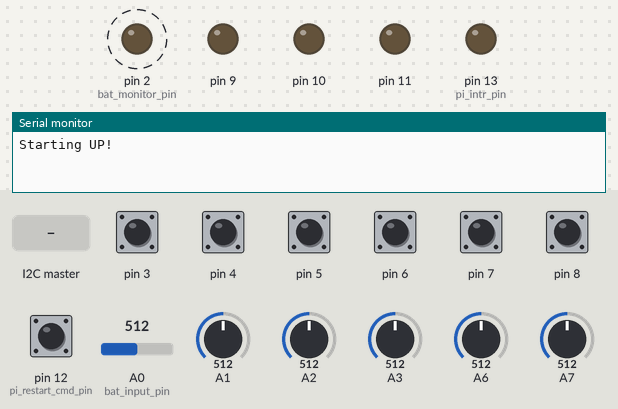
The sketch below on a simulated Arduino Nano, built with avr-gcc and run on an emulated ATmega328P. Parts: output pins drawn as LEDs (lit = HIGH), the last lines printed to the serial monitor. Dashed ring = blinking. The inputs (shaded band) are chosen by the test bench; at power-on: pin 3–8, pin 12 (pi_restart_cmd_pin) HIGH, A0 (bat_input_pin) = 512, A1 = 512, A2 = 512, A3 = 512, A6 = 512, A7 = 512.

Above: at 1.27 s.
1.3 s: the I2C master sends the byte 1
At 1.59 s:
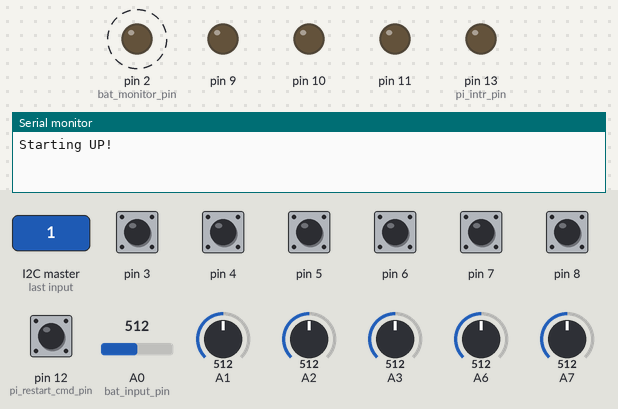
4.8 s: A0 (bat_input_pin) set to 716
At 5.7 s:
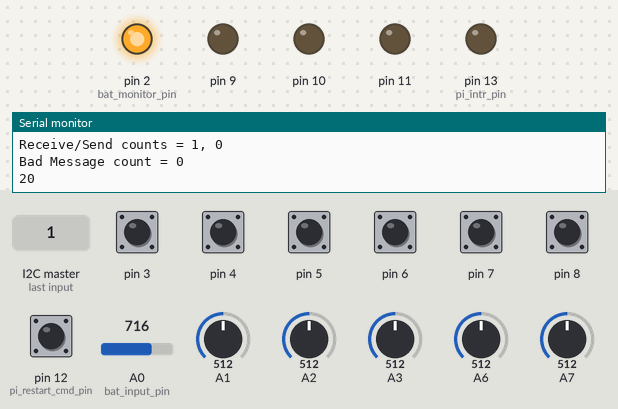
Timing chart, 0 to 7.8 s (numbered marks = the images above; inputs shaded):
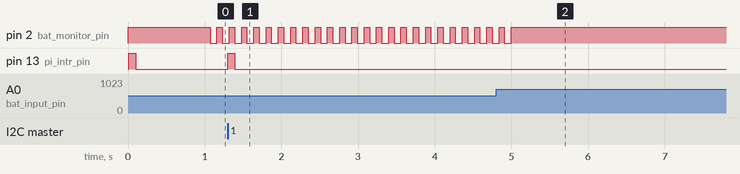

The sketch:

RobotRun.ino
```cpp
/*
 * RobotRun -- This code demostrats a basic controller for a water based robot.
 * EPIC Robotz, dlb, Feb 2021
 *
 * The configuration is assumed to be:  PC -> (wifi) -> Raspberry pi -> Ardunio -> Hardware.
 * The Raspberry Pi (pi) and the Ardunio communicate over a SPI connection.
 *
 * This code also has a battery monitor -- and will flash a warning LED if the battery
 * voltage drops below approximately 10.5 volts.
 *
 * In Addition -- this program reports status to the serial port connected to the USB of
 * the ardunio once every 5 seconds.
 *
 * Fixed Hardware Setup
 * --------------------
 * Although this code is to be used as a reference, some things probably should be left
 * alone.  Here is the "fixed" setup:
 *
 *    A0  -- Analong input battery monitor
 *    D2  -- Output LED for battery monitor
 *    A4  -- SDA to Raspberry pi (via level shifter)
 *    A5  -- SCL to Raspberry pi (via level shifter)
 *    D12 -- LED to show Raspberry comm action
 *
 * I2C Particulars
 * ---------------
 * This program response to the I2C bus like a typical device with a set of registors that
 * can be read or writen to by a master.  The arduino is the slave.  The set of registors
 * are defined in a table below.  Each address has a name according to its function.
 *
 * Table of I2C Registers
 * ----------------------
 *      Name      Addr      R/W?  Purpose/Usage
 *      --------  ----      ----  -------------   */
#define REG_SIGV     0   // RO  Device Signature/Version.  Currently: 'e'
#define REG_BAT      1   // RO  Battery Voltage (in units of 10ths of volts)
#define REG_DTME1    2   // RO  Device Time, Milliseconds, Byte 0, MSB
#define REG_DTME2    3   // RO  Device Time, Milliseconds, Byte 1
#define REG_DTME3    4   // RO  Device Time, Milliseconds, Byte 2
#define REG_DTME4    5   // RO  Device Time, Milliseconds, Byte 3, LSB
#define REG_A1       6   // RO  Voltage on pin A1, 0-255.  (Read once every 20ms)
#define REG_A2       7   // R0  Voltage on pin A2, 0-255.  (Read once every 20ms)
#define REG_A3       8   // R0  Voltage on pin A3, 0-255.  (Read once every 20ms)
#define REG_A6       9   // R0  Voltage on pin A6, 0-255.  (Read once every 20ms)
#define REG_A7      10   // R0  Voltage on pin A7, 0-255.  (Read once every 20ms)
#define REG_SI      11   // R0  Sensor Inputs, 8 bits maped as: D12, 0, D8, D7, D6, D5, D4, D3
#define REG_SC      12   // RO  Sensor Chages, 8 bits maped as: D12, 0, D8, D7, D6, D5, D4, D3
#define REG_SCC     13   // RW  Sensor Change Clear: 0=clear, 1=keep for each bit.
#define REG_PWM9    14   // RW  PWM Output on D9: 0-255
#define REG_PWM10   15   // RW  PWM Output on D10: 0-255
#define REG_PWM11   16   // RW  PWM Output on D11: 0-255
#define REG_XXX0    17   // RW  Spare 1
#define REG_XXX1    18   // RW  Spare 2
#define REG_XXX2    19   // RW  Spare 3
#define REG_LAST    19   // ** Last Registor
#define REG_RW0     13   // ** First Registor where writing is allowed.

#include <Wire.h>

int ardunio_ic2_addr = 0x8;  // Sets the address of this arduino for the RPi to access
int bat_input_pin = A0;
int bat_monitor_pin = 2;
int pi_restart_cmd_pin = 12;   // Signal from PI to restart
int pi_intr_pin = 13;

volatile long timenext;
volatile long timenow;
volatile long timelastcomm;
volatile float batvolts = 12.0;
volatile byte regs[20];
volatile int regaddr = 0;
volatile long sendcnt = 0;
volatile long reccnt = 0;
volatile long badmsgcount = 0;

// --------------------------------------------------------------------
// setup()
// Called on startup by the "os".
void setup() {
  pinMode(bat_monitor_pin, OUTPUT);
  pinMode(pi_intr_pin, OUTPUT);
  pinMode(3, INPUT_PULLUP);
  pinMode(4, INPUT_PULLUP);
  pinMode(5, INPUT_PULLUP);
  pinMode(6, INPUT_PULLUP);
  pinMode(7, INPUT_PULLUP);
  pinMode(8, INPUT_PULLUP);
  pinMode(9, OUTPUT);
  pinMode(10, OUTPUT);
  pinMode(11, OUTPUT);
  pinMode(pi_restart_cmd_pin, INPUT_PULLUP);
  analogWrite(9, 0);
  analogWrite(10, 0);
  analogWrite(11, 0);
  digitalWrite(bat_monitor_pin, HIGH);
  digitalWrite(pi_intr_pin, LOW);
  Wire.begin(ardunio_ic2_addr);
  Wire.onReceive(receivePiCmd);
  Wire.onRequest(sendPiData);
  timenext = millis() + 10;
  Serial.begin(115200);
  Serial.println("");
  Serial.println("Starting UP! ");
  Serial.println("");
}

// --------------------------------------------------------------------
// loop()
// Here is the main loop function that is repeatedly called by the "os".  Here, we use
// a time-share approach to run each task.  This loop calls each task once every 10msec.
// This means there cannot be any "blocking", and each task must return as fast as possible.
void loop() {
  timenow = millis();
  if (timenow < timenext) return;
  timenext += 10;
  monitor_battery();
  monitor_inputs();
  report_status();
  pi_comm();
  pi_restart();
}

// --------------------------------------------------------------------
// receivePiCmd()
// This is a callback from the I2C lib when the arduino receives data from the RPi.
void receivePiCmd(int msglen) {
  timelastcomm = millis();
  reccnt++;
  if (msglen == 1) {
    regaddr = Wire.read();
    if (regaddr < 0 || regaddr > REG_LAST) {
      badmsgcount++;
      regaddr = 0;
    }
    return;
  }
  if (msglen != 2) {
    badmsgcount++;
    return;
  }
  regaddr = Wire.read();
  int dat = Wire.read();
  if (regaddr < 0 || regaddr > REG_LAST) {
    badmsgcount++;
    return;
  }
  if (regaddr < REG_RW0) {
    // Trying to write into a read only reg.  Ignore this.
    return;
  }
  if (regaddr == REG_SCC) {
    // Special processing for clearing the change registor.
    regs[REG_SC] = regs[REG_SC] & dat;
  }
  if (regaddr == REG_PWM9) {
    analogWrite(9, dat);
  }
  if (regaddr == REG_PWM10) {
    analogWrite(10, dat);
  }
  if (regaddr == REG_PWM11) {
    analogWrite(11, dat);
  }
  regs[regaddr] = dat;
}

// --------------------------------------------------------------------
// pi_restart()
// Here, we monitor the pi restart signal.  This signal is sent
// on a digital input to inform us that something is very wrong
// with the I2C bus (on our side), and we must fix it by restarting.
long tme_rst_past = 0;
void pi_restart() {
    if (digitalRead(pi_restart_cmd_pin) == LOW) {
      if (timenow - tme_rst_past > 5000) {
        tme_rst_past = timenow;
          Serial.println("*** Restart command detected from RPi,");
          Serial.println("*** (Not implimented here yet.");
      }
    }
}

// --------------------------------------------------------------------
// sendPiData()
// This is a callback from the I2C lib when the arduino has been commanded
// by the RPi to send data back.  The register number of the data to send was
// previously communicated on a receive command, and is stored in regaddr.
volatile byte timesend[4];
void sendPiData() {
  sendcnt++;
  if (regaddr == REG_SIGV) {Wire.write('e'); return; }
  if (regaddr == REG_BAT) {
    int i = batvolts * 10;
    Wire.write(i);
    return;
  }
  if (regaddr == REG_DTME1) {
    long ttfix = millis();
    timesend[0] = ((byte *)&ttfix)[0];
    timesend[1] = ((byte *)&ttfix)[1];
    timesend[2] = ((byte *)&ttfix)[2];
    timesend[3] = ((byte *)&ttfix)[3];
  }
  if (regaddr >= REG_DTME1 && regaddr <= REG_DTME4) {
    Wire.write(timesend[regaddr - REG_DTME1]);
    delayMicroseconds(10);  // For some reason, this makes it work reliably.
    return;
  }
  Wire.write(regs[regaddr]);
  delayMicroseconds(10); // For some reason, this makes it work reliably.
}

// --------------------------------------------------------------------
// pi_comm()
// Casues a LED to blink at a human readable rate when communication
// happens between the RPi and the Arduino.
int comcount = 0;
void pi_comm() {
  if (timenow - timelastcomm > 200) {
    digitalWrite(pi_intr_pin, LOW);
    comcount = 0;
    return;
  }
  comcount += 1;
  if (comcount > 20) {
    comcount = 0;
  }
  if (comcount < 10) {
    digitalWrite(pi_intr_pin, HIGH);
  } else {
    digitalWrite(pi_intr_pin, LOW);
  }
}

// --------------------------------------------------------------------
// monitor_battery()
// Monitors the battery voltage and blinks a LED if the voltage falls
// below a threshold.  Increases the blinking rate as the voltage drops.
int batcount = 0;
int batblink = 0;
int battopcount = 10;
void monitor_battery() {
  batcount += 1;
  if (batcount >= 100) {
    // Read the voltage once every second...
    batcount = 0;
    int bv = analogRead(bat_input_pin);  // Requires about .1 ms to read.
    batvolts = bv * 16.0 / 1024.0;  // Where 15.92 = Full range in volts
  }
  if (batvolts > 10.5) {
    digitalWrite(bat_monitor_pin, HIGH);
    batblink = 0;
  } else {
    if (batblink >= battopcount) batblink = 0;
    if (batblink == 0) {
      // Calculate blink rate...
      float v = batvolts - 9.0;
      if (v < 0.0) v = 0.0;
      if (v > 1.5) v = 1.5;
      battopcount = (v * 200.0) + 16;
    }
    batblink += 1;
    if (batvolts < 9.5) {
      if (batblink < 8) {
        digitalWrite(bat_monitor_pin, HIGH);
      } else {
        digitalWrite(bat_monitor_pin, LOW);
      }
    } else {
      if (batblink < 10) {
        digitalWrite(bat_monitor_pin, LOW);
      } else {
        digitalWrite(bat_monitor_pin, HIGH);
      }
    }
  }
}

// --------------------------------------------------------------------
// read_digital_inputs()
// Reads the input pins, and assembles the IO Byte: [0, 0, D8, D7, D6, D5, D4, D3]
byte read_digital_inputs() {
  byte v = 0;
  for (int ireg = 8; ireg >= 3; ireg--) {
    if (digitalRead(ireg) == HIGH) {
      v = ((v << 1) & 0xFE) | 0x00;
    } else {
      v = ((v << 1) & 0xFE) | 0x01;
    }
  }
  if (digitalRead(pi_restart_cmd_pin) == HIGH) v = v | 0x80;
  return v;
}

// --------------------------------------------------------------------
// monitor_inputs()
// Reads the ADC inputs onces ever 20mses.  Reads the digital inputs
// once every 10ms.  Updates the change registor for the digital inputs.
int inpcount = 0;
void monitor_inputs() {
  inpcount++;
  if (inpcount > 2) inpcount = 0;
  if (inpcount == 0) {
    regs[REG_A1] = (byte) (analogRead(A1) >> 2);
    regs[REG_A2] = (byte) (analogRead(A2) >> 2);
    regs[REG_A3] = (byte) (analogRead(A3) >> 2);
  }
  if (inpcount == 1) {
    regs[REG_A6] = (byte) (analogRead(A6) >> 2);
    regs[REG_A7] = (byte) (analogRead(A7) >> 2);
  }
  byte lastip = regs[REG_SI];
  byte curip = read_digital_inputs();
  byte changes = curip ^ lastip;
  regs[REG_SI] = curip;
  regs[REG_SC] = regs[REG_SC] | changes;
}

// --------------------------------------------------------------------
// fmt_io()
// Format the iobyte into on/off bits. Input string should be at least 17
// characters long.
void fmt_io(char *str, byte iobyte, char con, char coff) {
  for (int i = 0; i < 8; i++) {
    str[i*2] = ' ';
    if ((iobyte & 0x80) != 0) str[i*2 + 1] = con;
    else str[i*2 + 1] = coff;
    iobyte = iobyte << 1;
  }
  str[16] = 0;
}

// --------------------------------------------------------------------
// report_status()
// Reports the status to the monitor terminal, once every 5 secs.
// This is a debugging aid only and can be disabled for possibly
// better performance.
void report_status() {
  static int statuscount = 0;
  char strbuf[100], buf2[30];
  statuscount += 1;
  if (statuscount > 500) {
    statuscount = 0;
    long t0 = millis();
    Serial.println("");

    sprintf(strbuf, "Time = %ld", timenow);
    Serial.println(strbuf);

    sprintf(strbuf, "Last Time Report = %02x %02x %02x %02x (hex)", timesend[0], timesend[1], timesend[2], timesend[3]);
    Serial.println(strbuf);

    Serial.print("Bat Voltage = "); Serial.println(batvolts);

    sprintf(strbuf, "ADC [1,2,3,6,7] = %3d %3d %3d %3d %3d",
      regs[REG_A1], regs[REG_A2], regs[REG_A3], regs[REG_A6], regs[REG_A7]);
    Serial.println(strbuf);

    fmt_io(buf2, regs[REG_SI], 'T', 'F');
    sprintf(strbuf, "Digital Inputs = (x%02x) %s", regs[REG_SI], buf2);
    Serial.println(strbuf);

    fmt_io(buf2, regs[REG_SC], '^', ' ');
    sprintf(strbuf, "Change Bits    = (x%02x) %s", regs[REG_SC], buf2);
    Serial.println(strbuf);

    sprintf(strbuf, "PWM Outputs = %3d %3d %3d", regs[REG_PWM9], regs[REG_PWM10], regs[REG_PWM11]);
    Serial.println(strbuf);

    sprintf(strbuf, "Spare Regs (17-19) = %3d %3d %3d", regs[REG_XXX0], regs[REG_XXX1], regs[REG_XXX2]);
    Serial.println(strbuf);

    sprintf(strbuf, "Receive/Send counts = %ld, %ld", reccnt, sendcnt);
    Serial.println(strbuf);

    sprintf(strbuf, "Bad Message count = %ld", badmsgcount);
    Serial.println(strbuf);

    long tdelta = millis() - t0;
    sprintf(strbuf, "Status Report Time = %l msec", tdelta);
    Serial.println(tdelta);
  }
}
```

Measured:
- after the input at 1.3 s, pin 13 (pi_intr_pin): LOW → HIGH at once, → LOW 0.09 s later
- after the input at 4.8 s, pin 2 (bat_monitor_pin): goes on until 5.0 s, then stays HIGH
- by itself, pin 2 (bat_monitor_pin): alternates HIGH for 0.07 s and LOW for 0.09 s
